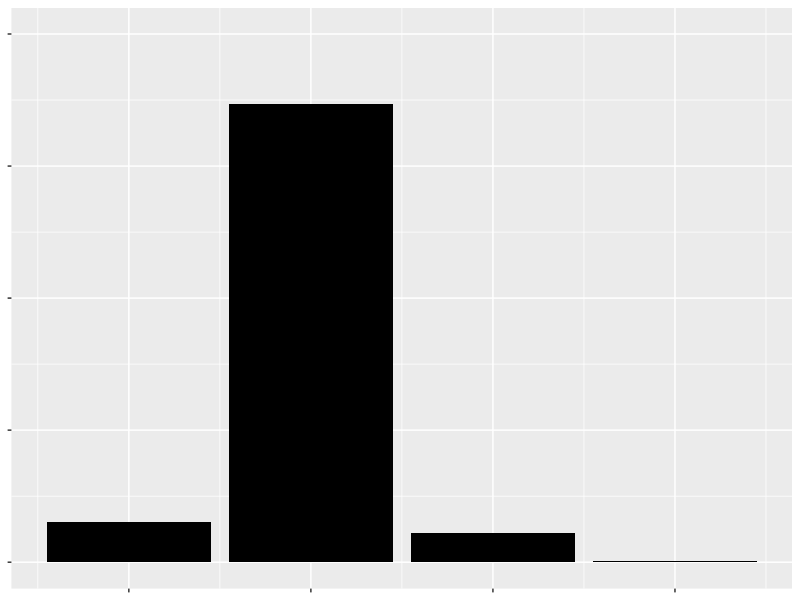
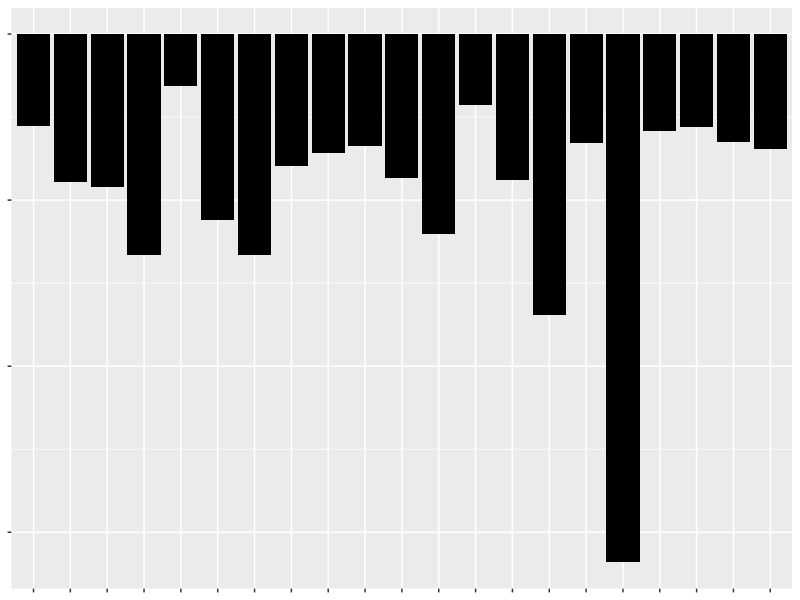
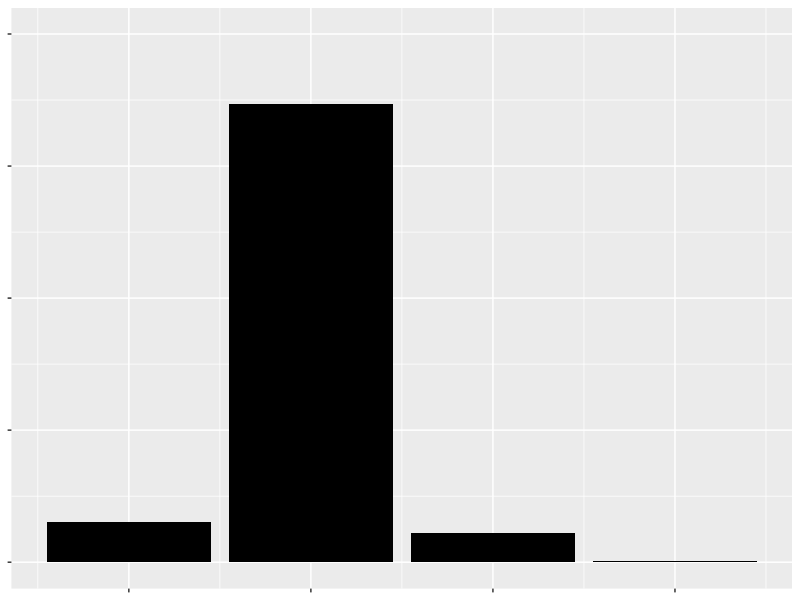

The R source for these figures, in order: (Note: this script raises an error after producing the figures.)
## ---- chunk 1
require(tidyverse)
require(cowplot)
## ---- chunk 2
df_S1B <- read_tsv("Data/Figure S1 Data/S1B Data.tsv", col_names = TRUE)

p_S1B <- ggplot(df_S1B, aes(x=Group.1, y=sequence_frequency)) + geom_bar(stat="identity", fill = "black") + 
   theme(axis.text=element_blank(),axis.title=element_blank(),legend.position = "none")  + scale_y_continuous(breaks = c(0,.25,.5,.75,1), limits = c(0,1))
p_S1B

ggsave("S1B.pdf", p_S1B, path = "Output/Figure 2 Output/", height = 1.5, width =2.8, units = "in", dpi=500) 

## ---- chunk 3
df_S1C <- read_tsv("Data/Figure S1 Data/S1C Data.tsv", col_names = TRUE)

p_S1C <- ggplot(df_S1C, aes(x=mutant, y=Activity)) + geom_bar(stat="identity", fill = "black") + 
   theme(axis.text=element_blank(),axis.title=element_blank(),legend.position = "none") 
p_S1C

ggsave("S1C.pdf", p_S2C, path = "Output/Figure 2 Output/", height = 1.5, width =2.8, units = "in", dpi=500) 

## ---- chunk 4
df_S1D <- read_tsv("Data/Figure S1 Data/S1D Data.tsv", col_names = TRUE)

p_S1D <- ggplot(df_S1D, aes(x=normalized_conservation, y=avg_activity)) + geom_point(color = "black") + 
   theme(axis.text=element_blank(),axis.title=element_blank(),legend.position = "none") 
p_S1D
 
cor.test(df_S1D$normalized_conservation ,df_S1D$avg_activity, method = "pearson") #-0.4851044 

ggsave("S1D.pdf", p_S1D, path = "Output/Figure 2 Output/", height = 1.5, width =2.8, units = "in", dpi=500) 

